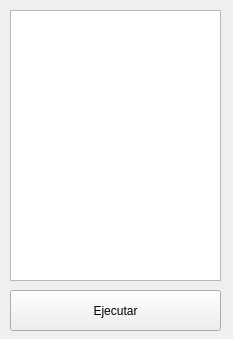
<?xml version="1.0" encoding="UTF-8"?>
<ui version="4.0">
 <class>MainWindow</class>
 <widget class="QMainWindow" name="MainWindow">
  <property name="geometry">
   <rect>
    <x>0</x>
    <y>0</y>
    <width>233</width>
    <height>339</height>
   </rect>
  </property>
  <property name="windowTitle">
   <string>Lista de Tareas</string>
  </property>
  <widget class="QWidget" name="centralwidget">
   <widget class="QListView" name="listView">
    <property name="geometry">
     <rect>
      <x>10</x>
      <y>10</y>
      <width>211</width>
      <height>271</height>
     </rect>
    </property>
   </widget>
   <widget class="QPushButton" name="pushButton">
    <property name="geometry">
     <rect>
      <x>10</x>
      <y>290</y>
      <width>211</width>
      <height>41</height>
     </rect>
    </property>
    <property name="text">
     <string>Ejecutar</string>
    </property>
   </widget>
  </widget>
 </widget>
 <resources/>
 <connections/>
</ui>
